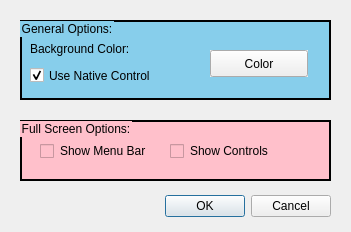
<?xml version="1.0" encoding="UTF-8"?>
<ui version="4.0">
 <class>preferences</class>
 <widget class="QDialog" name="preferences">
  <property name="geometry">
   <rect>
    <x>0</x>
    <y>0</y>
    <width>351</width>
    <height>232</height>
   </rect>
  </property>
  <property name="windowTitle">
   <string>Atomical Preferences</string>
  </property>
  <property name="autoFillBackground">
   <bool>true</bool>
  </property>
  <property name="styleSheet">
   <string notr="true"/>
  </property>
  <widget class="QDialogButtonBox" name="cancelOK">
   <property name="geometry">
    <rect>
     <x>20</x>
     <y>190</y>
     <width>311</width>
     <height>32</height>
    </rect>
   </property>
   <property name="orientation">
    <enum>Qt::Horizontal</enum>
   </property>
   <property name="standardButtons">
    <set>QDialogButtonBox::Cancel|QDialogButtonBox::Ok</set>
   </property>
  </widget>
  <widget class="QGroupBox" name="fullScreenOptions">
   <property name="geometry">
    <rect>
     <x>20</x>
     <y>120</y>
     <width>311</width>
     <height>61</height>
    </rect>
   </property>
   <property name="autoFillBackground">
    <bool>false</bool>
   </property>
   <property name="styleSheet">
    <string notr="true">background:pink;border:2px solid black;</string>
   </property>
   <property name="title">
    <string>Full Screen Options:</string>
   </property>
   <property name="flat">
    <bool>true</bool>
   </property>
   <property name="checkable">
    <bool>false</bool>
   </property>
   <widget class="QCheckBox" name="bDisplayMenuBar">
    <property name="geometry">
     <rect>
      <x>20</x>
      <y>20</y>
      <width>151</width>
      <height>22</height>
     </rect>
    </property>
    <property name="styleSheet">
     <string notr="true">border:0px;</string>
    </property>
    <property name="text">
     <string>Show Menu Bar</string>
    </property>
   </widget>
   <widget class="QCheckBox" name="bDisplayControls">
    <property name="geometry">
     <rect>
      <x>150</x>
      <y>20</y>
      <width>151</width>
      <height>22</height>
     </rect>
    </property>
    <property name="styleSheet">
     <string notr="true">border:0px</string>
    </property>
    <property name="text">
     <string>Show Controls</string>
    </property>
   </widget>
  </widget>
  <widget class="QGroupBox" name="generalOptions">
   <property name="geometry">
    <rect>
     <x>20</x>
     <y>20</y>
     <width>311</width>
     <height>80</height>
    </rect>
   </property>
   <property name="autoFillBackground">
    <bool>false</bool>
   </property>
   <property name="styleSheet">
    <string notr="true">background:skyblue;border:2px solid black;</string>
   </property>
   <property name="title">
    <string>General Options:</string>
   </property>
  </widget>
  <widget class="QPushButton" name="color">
   <property name="geometry">
    <rect>
     <x>210</x>
     <y>50</y>
     <width>98</width>
     <height>27</height>
    </rect>
   </property>
   <property name="autoFillBackground">
    <bool>true</bool>
   </property>
   <property name="styleSheet">
    <string notr="true"/>
   </property>
   <property name="text">
    <string>Color</string>
   </property>
   <property name="flat">
    <bool>false</bool>
   </property>
  </widget>
  <widget class="QCheckBox" name="useNativeControls">
   <property name="geometry">
    <rect>
     <x>30</x>
     <y>60</y>
     <width>121</width>
     <height>31</height>
    </rect>
   </property>
   <property name="autoFillBackground">
    <bool>false</bool>
   </property>
   <property name="styleSheet">
    <string notr="true"/>
   </property>
   <property name="text">
    <string>Use Native Controls</string>
   </property>
   <property name="checked">
    <bool>true</bool>
   </property>
   <property name="autoExclusive">
    <bool>true</bool>
   </property>
  </widget>
  <widget class="QLabel" name="backgroundColor">
   <property name="geometry">
    <rect>
     <x>30</x>
     <y>40</y>
     <width>101</width>
     <height>17</height>
    </rect>
   </property>
   <property name="styleSheet">
    <string notr="true">border:0px;</string>
   </property>
   <property name="text">
    <string>Background Color:</string>
   </property>
  </widget>
  <zorder>cancelOK</zorder>
  <zorder>fullScreenOptions</zorder>
  <zorder>generalOptions</zorder>
  <zorder>useNativeControls</zorder>
  <zorder>backgroundColor</zorder>
  <zorder>color</zorder>
 </widget>
 <resources/>
 <connections>
  <connection>
   <sender>cancelOK</sender>
   <signal>accepted()</signal>
   <receiver>preferences</receiver>
   <slot>accept()</slot>
   <hints>
    <hint type="sourcelabel">
     <x>248</x>
     <y>201</y>
    </hint>
    <hint type="destinationlabel">
     <x>157</x>
     <y>214</y>
    </hint>
   </hints>
  </connection>
  <connection>
   <sender>cancelOK</sender>
   <signal>rejected()</signal>
   <receiver>preferences</receiver>
   <slot>reject()</slot>
   <hints>
    <hint type="sourcelabel">
     <x>316</x>
     <y>201</y>
    </hint>
    <hint type="destinationlabel">
     <x>286</x>
     <y>214</y>
    </hint>
   </hints>
  </connection>
  <connection>
   <sender>color</sender>
   <signal>clicked()</signal>
   <receiver>preferences</receiver>
   <slot>showColor()</slot>
   <hints>
    <hint type="sourcelabel">
     <x>238</x>
     <y>46</y>
    </hint>
    <hint type="destinationlabel">
     <x>199</x>
     <y>149</y>
    </hint>
   </hints>
  </connection>
 </connections>
</ui>
